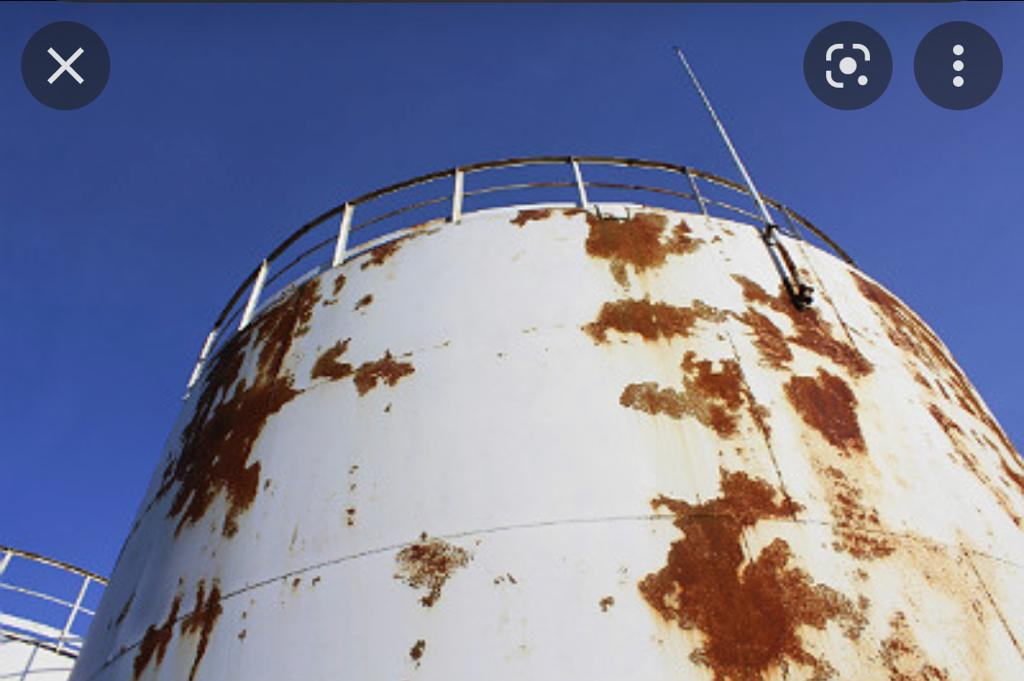
#> input picture tank2.jpeg, 1024 x 681 px
$ python Corrosion_Detection_v1.py
#> lines starting #> are read from the running program, lines starting #| are printed output that depends on the picture; after the words box and inside, x2 and y2 are one past the last pixel; in counts of white or black regions, pixels touching at a corner belong together
# Python code for Corrosion Detection

import numpy as np
import cv2


# read and capturing image
img = cv2.imread("tank2.jpeg", cv2.IMREAD_COLOR)
#> img is the input picture: shape (681, 1024, 3); mean B, G, R 154.3, 128.3, 124.9

# Convert the imageFrame in
# BGR(RGB color space) to
# HSV(hue-saturation-value)
# color space
hsvFrame = cv2.cvtColor(img, cv2.COLOR_BGR2HSV)
#> hsvFrame: shape (681, 1024, 3); mean H, S, V 84.8, 97.4, 167.2

# Set range for corrosion color and
# define mask
corr_lower = np.array([0, 70, 70], np.uint8)
corr_upper = np.array([20, 200, 150], np.uint8)
corr_mask = cv2.inRange(hsvFrame, corr_lower, corr_upper)
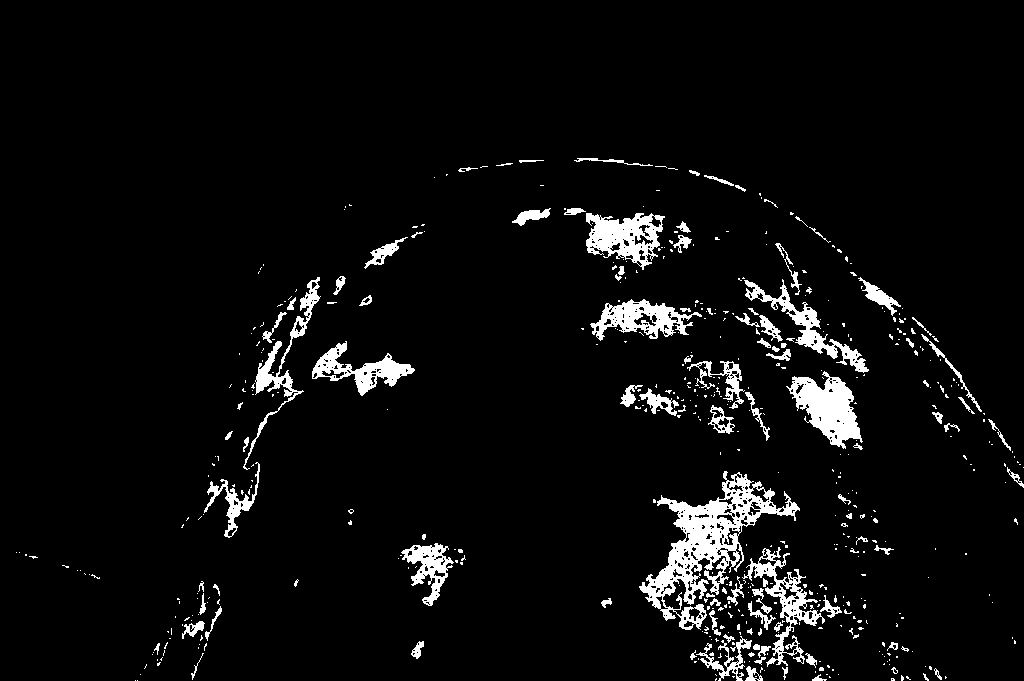
#> corr_mask: shape (681, 1024); 5.1% white; 527 white regions (420 under 20 px), largest, box (x1, y1, x2, y2) and area: (639, 471, 800, 630) 7079, (786, 371, 863, 449) 2945, (586, 213, 665, 270) 2449

# Morphological Transform, Dilation
# for each corrosion color and bitwise_and operator
# between imageFrame and mask determines
# to detect only that particular corrosion color
kernal = np.ones((5, 5), "uint8")

# For corrosion color
corr_mask = cv2.dilate(corr_mask, kernal)
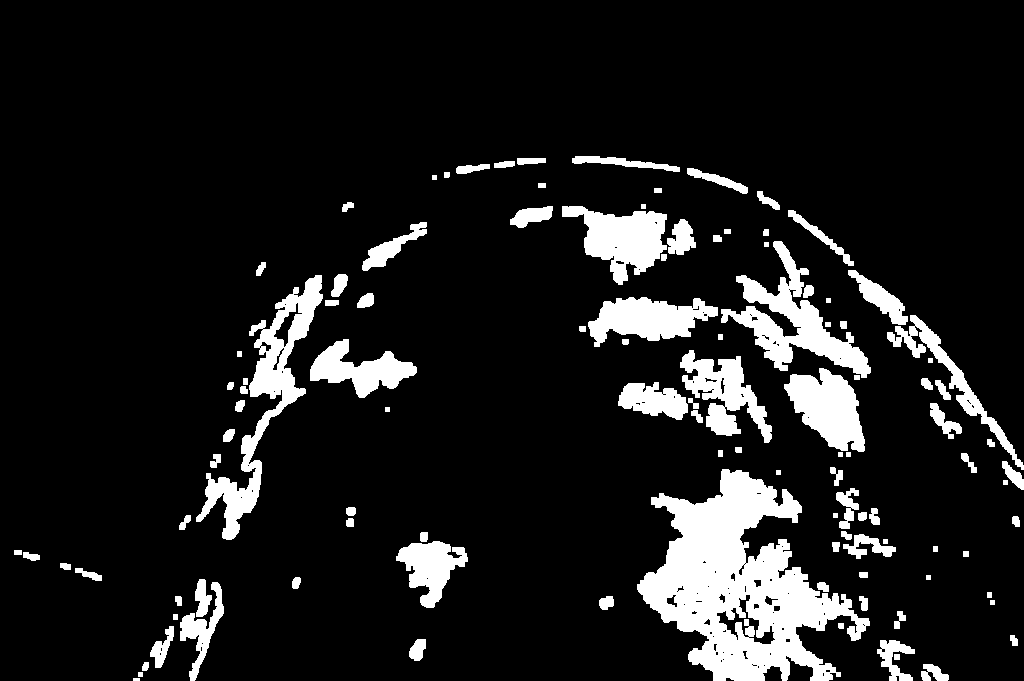
#> corr_mask: shape (681, 1024); 11.3% white; 111 white regions
res_corr = cv2.bitwise_and(img, img,
						mask = corr_mask)
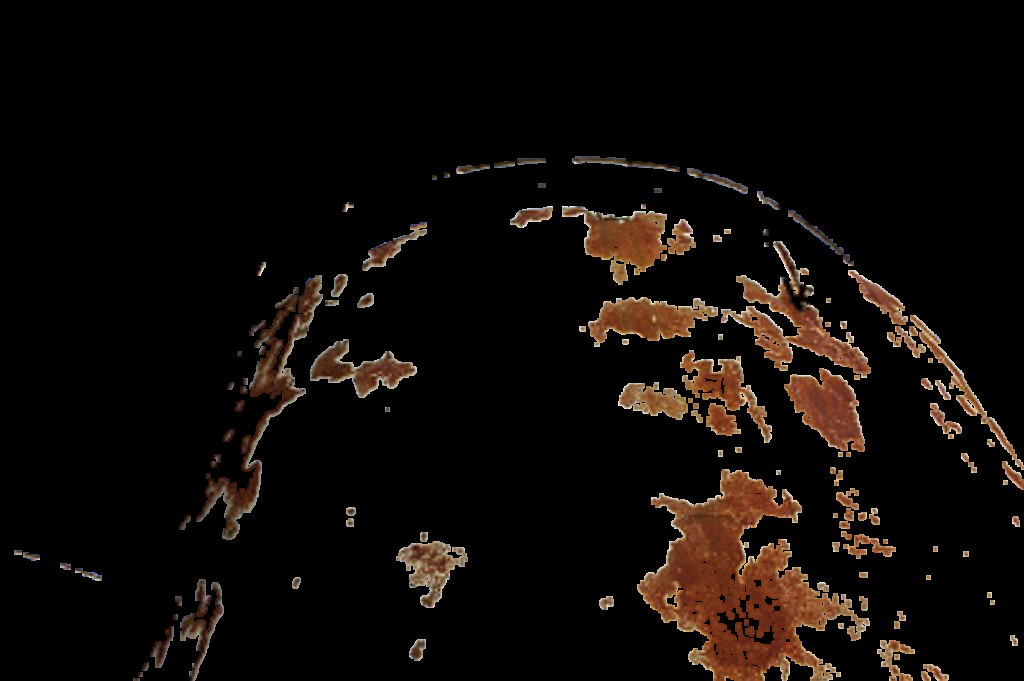
#> res_corr: shape (681, 1024, 3); mean B, G, R 7.2, 10.3, 15.2

# Creating contour to track corrosion color
contours, hierarchy = cv2.findContours(corr_mask,
									cv2.RETR_TREE,
									cv2.CHAIN_APPROX_SIMPLE)
#> contours = 214 contours, 99 with area under 20; largest, box (x1, y1, x2, y2) and area: (637, 469, 870, 681) 24248, (196, 275, 323, 540) 6904, (721, 241, 871, 378) 5794, (562, 206, 667, 285) 4220, (784, 368, 865, 452) 3947

for pic, contour in enumerate(contours):
    area = cv2.contourArea(contour)
    if(area > 300):
        x, y, w, h = cv2.boundingRect(contour)
        imageFrame = cv2.rectangle(img, (x, y),
                                (x + w, y + h),
                                (0, 0, 255), 2)

        cv2.putText(img, "Corrosion", (x, y),
                    cv2.FONT_HERSHEY_SIMPLEX, 1.0,
                    (0, 0, 255))
#> this loop made 214 passes
#> (area, x, y, w, h) on passes 6, 10, 22, 25, 36, 39, 49, 52, 86, 121, 125, 135: (643, 877, 640, 38, 41), (391.5, 150, 626, 24, 42), (1229.5, 180, 582, 44, 99), (357.5, 195, 579, 17, 38), (2389.5, 396, 541, 72, 67), (498.5, 843, 534, 53, 25), (393, 836, 488, 23, 41), (24248.5, 637, 469, 233, 212), (870.5, 716, 594, 60, 51), (391.5, 930, 403, 32, 36), (1620, 618, 382, 70, 38), (3947, 784, 368, 81, 84)
#> area on passes 3, 4, 8, 9, 13, 15: 255, 40, 241, 51.5, 24.5, 85.5
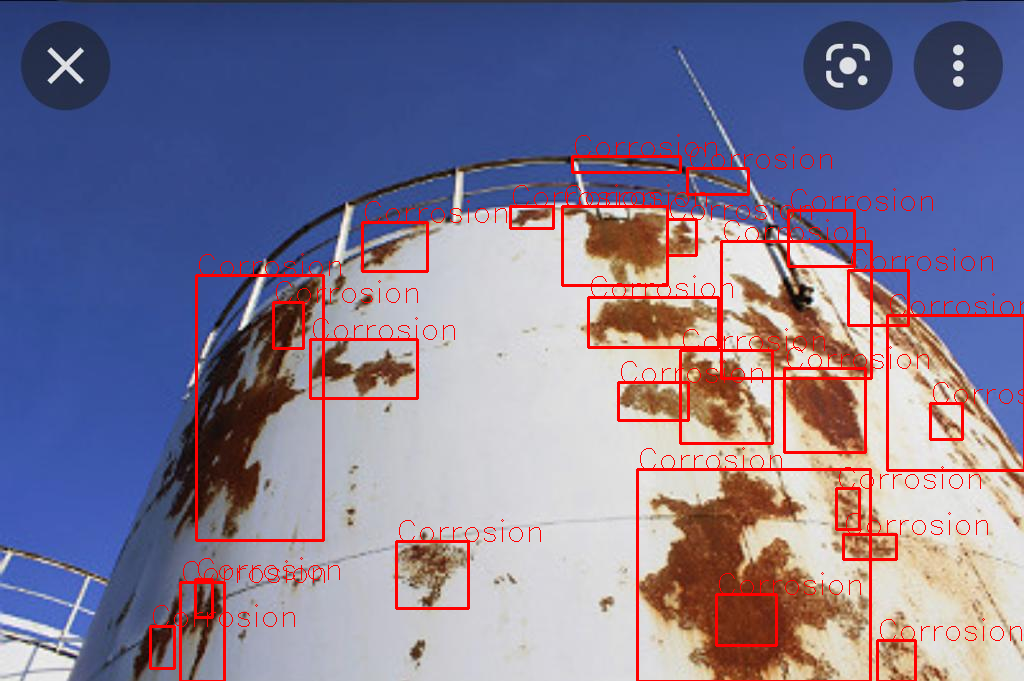
#> img: shape (681, 1024, 3); 4.24% of pixels changed, all inside (x1, y1, x2, y2) = (149, 134, 1024, 681)

# Program Termination
cv2.imshow("Corrosion Detection", cv2.resize(img, (1000, 800)))
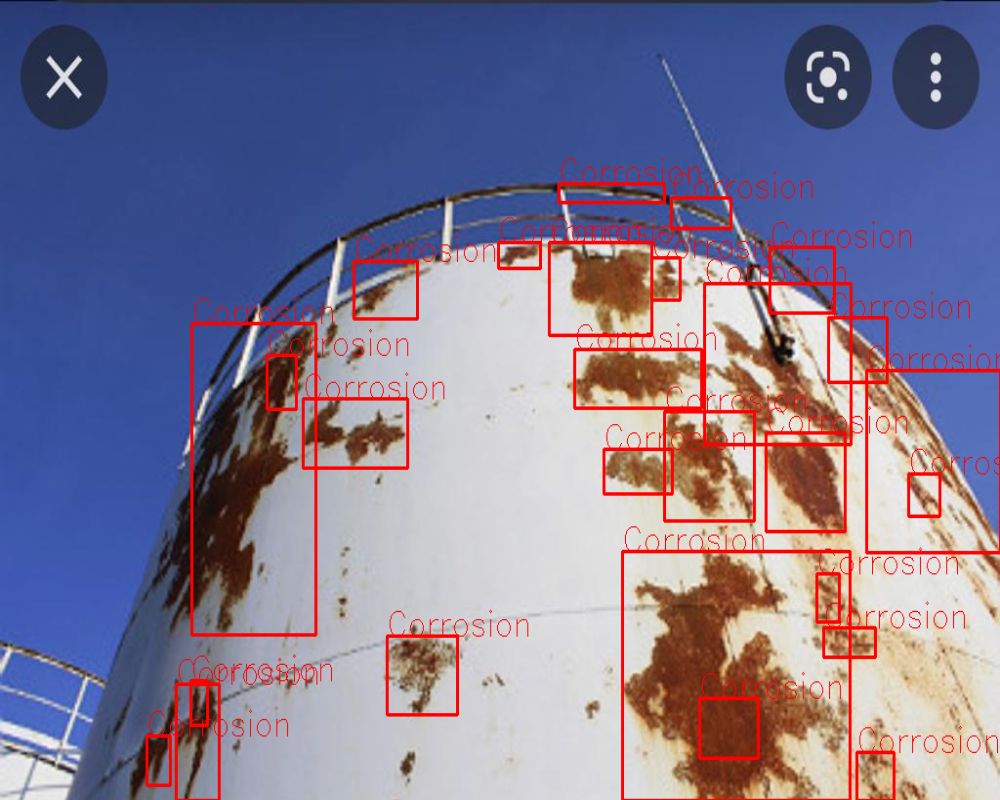
#> window 'Corrosion Detection': shape (800, 1000, 3); mean B, G, R 147.3, 121.5, 128.7
cv2.waitKey(0)
cv2.destroyAllWindows()
